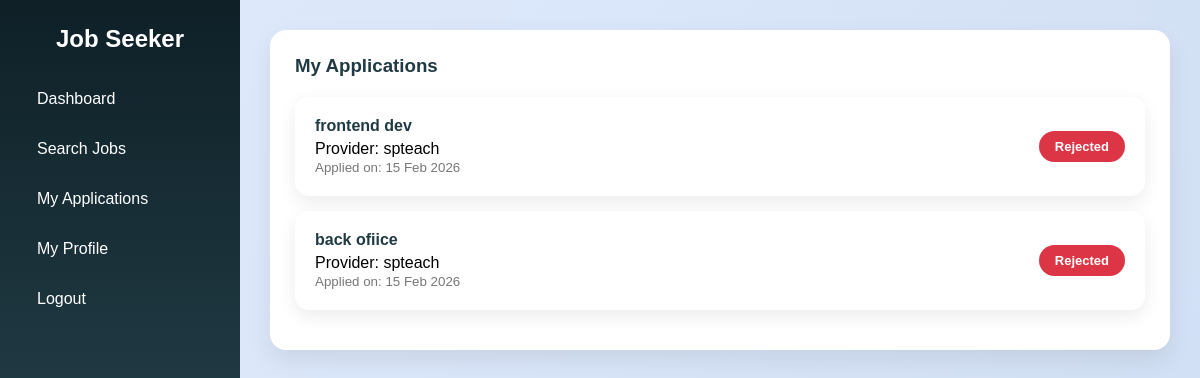
/jobseeker_applications/ (signed in), run on the app's committed database.
### myapp/models.py (models this page shows, shortened)
class Application(models.Model):
    STATUS_CHOICES = [
        ("Pending", "Pending"),
        ("Accepted", "Accepted"),
        ("Rejected", "Rejected"),
    ]
    job = models.ForeignKey(
        Job,
        on_delete=models.CASCADE,
        related_name="applications"
    )
    seeker = models.ForeignKey(
        User,
        on_delete=models.CASCADE,
        related_name="job_applications"
    )
    applied_at = models.DateTimeField(auto_now_add=True)
    status = models.CharField(
        max_length=20,
        choices=STATUS_CHOICES,
        default="Pending"
    )
    class Meta:
        unique_together = ("job", "seeker")
        ordering = ["-applied_at"]

class Job(models.Model):
    provider = models.ForeignKey(
        User,
        on_delete=models.CASCADE,
        related_name="posted_jobs"
    )
    title = models.CharField(max_length=200)
    description = models.TextField()
    location = models.CharField(max_length=100)
    salary = models.IntegerField(blank=True, null=True)
    job_type = models.CharField(
        max_length=50,
        choices=[
            ("Full Time", "Full Time"),
            ("Part Time", "Part Time"),
            ("Internship", "Internship"),
            ("Remote", "Remote")
        ],
        default="Full Time"
    )
    created_at = models.DateTimeField(auto_now_add=True)
    applicants = models.IntegerField(default=0)
    class Meta:
        ordering = ["-created_at"]

### myapp/views.py (the view)
# urls.py: path('jobseeker_applications/', views.jobseeker_applications, name='jobseeker_applications'),
@login_required(login_url='login_jobseeker')
def jobseeker_applications(request):
    apps = Application.objects.filter(seeker=request.user)
    return render(
        request,
        "jobseeker_applications.html",
        {"applications": apps}
    )

### templates/jobseeker_applications.html (shortened to what this page needs)
<!DOCTYPE html>
<html lang="en">
<head>
</head>
<body>
<div class="sidebar">
    <h2>Job Seeker</h2>
    <a href="{% url 'dashboard_jobseeker' %}">Dashboard</a>
    <a href="{% url 'jobseeker_search' %}">Search Jobs</a>
    <a href="{% url 'jobseeker_applications' %}">My Applications</a>
    <a href="{% url 'jobseeker_profile' %}">My Profile</a>
    <a href="{% url 'logout' %}">Logout</a>
</div>
<div class="main">
    <div class="section">
        <h3>My Applications</h3>
        {% if applications %}
            {% for app in applications %}
                <div class="app-card">
                    <div>
                        <h4>{{ app.job.title }}</h4>
                        <div>Provider: {{ app.job.provider.first_name }}</div>
                        <small>Applied on: {{ app.applied_at|date:"d M Y" }}</small>
                    </div>
                    <span class="status {{ app.status|lower }}">
{{ app.status }}
</span>
                </div>
            {% endfor %}
        {% else %}
            <div class="empty">
                <h4>No applications found</h4>
                <p>Start applying for jobs to see them here.</p>
            </div>
        {% endif %}
    </div>
</div>
</body>
</html>

### templates/jobseeker_applications.html (style rules this page uses)
* { margin: 0; padding: 0; box-sizing: border-box; font-family: 'Poppins', sans-serif; }
body { background: linear-gradient(120deg, #e0eafc, #cfdef3); display: flex; min-height: 100vh; }
.sidebar { width: 240px; background: linear-gradient(180deg, #0f2027, #203a43, #2c5364); color: white; padding: 25px; animation: slideIn .6s ease; }
.sidebar h2 { margin-bottom: 25px; text-align: center; }
.sidebar a { display: block; color: white; text-decoration: none; padding: 12px; border-radius: 8px; margin-bottom: 8px; transition: .3s; }
.main { flex: 1; padding: 30px; animation: fadeIn .7s ease; }
.section { background: white; padding: 25px; border-radius: 16px; box-shadow: 0 10px 25px rgba(0, 0, 0, .08); }
.section h3 { margin-bottom: 20px; color: #203a43; }
.app-card { padding: 20px; border-radius: 14px; background: white; box-shadow: 0 6px 18px rgba(0, 0, 0, .08); display: flex; justify-content: space-between; align-items: center; margin-bottom: 15px; transition: .3s; animation: cardFade .6s ease both; }
.app-card h4 { color: #203a43; margin-bottom: 5px; }
.app-card small { color: #777; }
.status { padding: 8px 16px; border-radius: 20px; font-size: 13px; font-weight: 600; color: white; animation: pulse 2s infinite; }
.rejected { background: #dc3545; }

### data on the page
Application: job "frontend dev", job.provider.first_name "spteach", applied_at "15 Feb 2026", status "Rejected"
Application: job "back ofiice", job.provider.first_name "spteach", applied_at "15 Feb 2026", status "Rejected"
